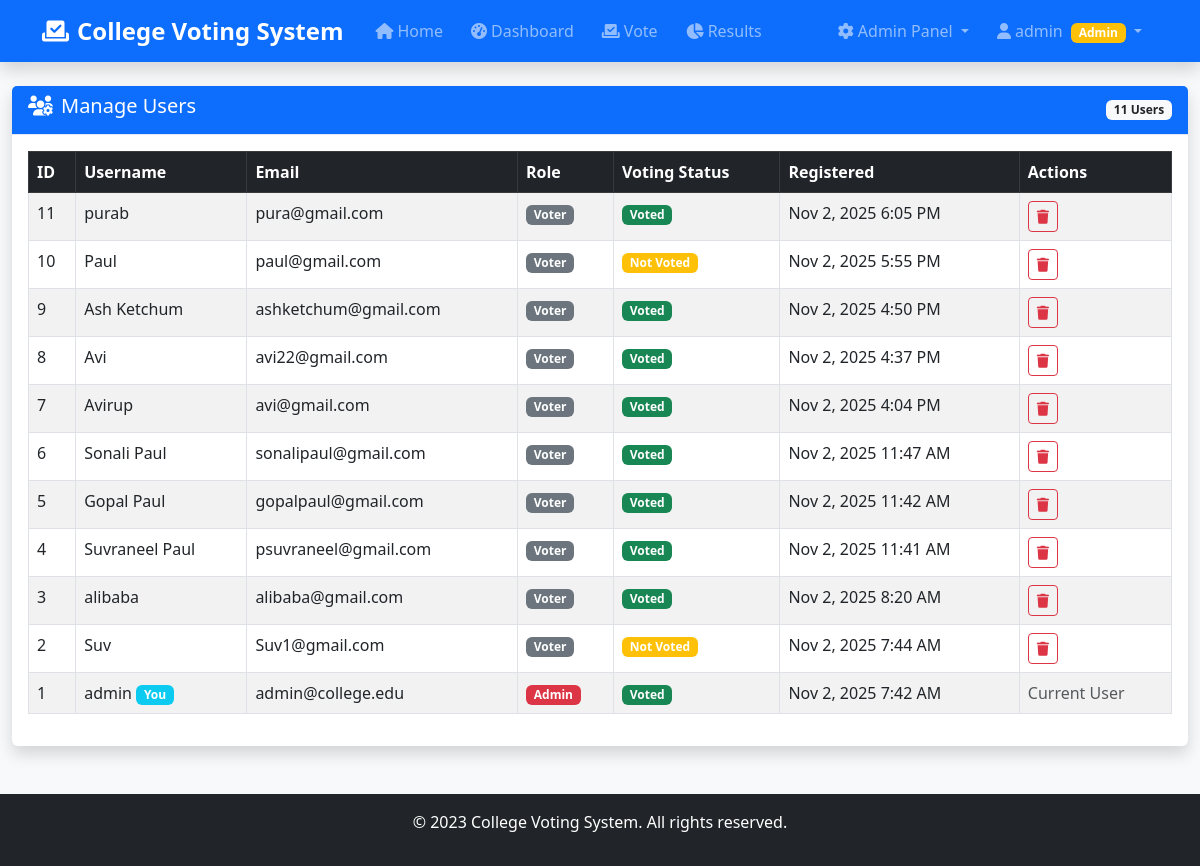
The page /admin/users.php (signed in) on the database its author committed.
### tables this page shows
CREATE TABLE users (
            id INTEGER PRIMARY KEY AUTOINCREMENT,
            username VARCHAR(50) UNIQUE NOT NULL,
            email VARCHAR(100) UNIQUE NOT NULL,
            password VARCHAR(255) NOT NULL,
            role VARCHAR(10) DEFAULT 'voter',
            has_voted BOOLEAN DEFAULT 0,
            created_at DATETIME DEFAULT CURRENT_TIMESTAMP
        );

### admin/users.php (the view, shortened to what this page needs)
<?php
include '../includes/header.php';
include '../config/database.php';
$users = $pdo->query("SELECT * FROM users ORDER BY created_at DESC")->fetchAll();
?>
<div class="container-fluid">
    <div class="card shadow">
        <div class="card-header bg-primary text-white d-flex justify-content-between align-items-center">
            <h5><i class="fas fa-users-cog me-2"></i>Manage Users</h5>
            <span class="badge bg-light text-dark"><?php echo count($users); ?> Users</span>
        </div>
        <div class="card-body">
            <div class="table-responsive">
                <table class="table table-bordered table-striped">
                    <thead class="table-dark">
                        <tr>
                            <th>ID</th>
                            <th>Username</th>
                            <th>Email</th>
                            <th>Role</th>
                            <th>Voting Status</th>
                            <th>Registered</th>
                            <th>Actions</th>
                        </tr>
                    </thead>
                    <tbody>
                        <?php foreach($users as $user): ?>
                            <tr>
                                <td><?php echo $user['id']; ?></td>
                                <td>
                                    <?php echo htmlspecialchars($user['username']); ?>
                                    <?php if($user['id'] == $_SESSION['user_id']): ?>
                                        <span class="badge bg-info">You</span>
                                    <?php endif; ?>
                                </td>
                                <td><?php echo htmlspecialchars($user['email']); ?></td>
                                <td>
                                    <span class="badge <?php echo $user['role'] == 'admin' ? 'bg-danger' : 'bg-secondary'; ?>">
                                        <?php echo ucfirst($user['role']); ?>
                                    </span>
                                </td>
                                <td>
                                    <span class="badge <?php echo $user['has_voted'] ? 'bg-success' : 'bg-warning'; ?>">
                                        <?php echo $user['has_voted'] ? 'Voted' : 'Not Voted'; ?>
                                    </span>
                                </td>
                                <td><?php echo date('M j, Y g:i A', strtotime($user['created_at'])); ?></td>
                                <td>
                                    <?php if($user['id'] != $_SESSION['user_id']): ?>
                                        <a href="?delete=<?php echo $user['id']; ?>"
                                           class="btn btn-sm btn-outline-danger"
                                           onclick="return confirm('Are you sure you want to delete user <?php echo addslashes($user['username']); ?>? This action cannot be undone.')"
                                           title="Delete User">
                                            <i class="fas fa-trash"></i>
                                        </a>
                                    <?php else: ?>
                                        <span class="text-muted">Current User</span>
                                    <?php endif; ?>
                                </td>
                            </tr>
                        <?php endforeach; ?>
                    </tbody>
                </table>
            </div>
        </div>
    </div>
</div>
<?php include '../includes/footer.php'; ?>

### css/style.css (style rules this page uses)
body { background-color: #f8f9fa; font-family: 'Segoe UI', Tahoma, Geneva, Verdana, sans-serif; }
.card { box-shadow: 0 4px 6px rgba(0, 0, 0, 0.1); border: none; margin-bottom: 20px; }
.card-header { background-color: #fff; border-bottom: 1px solid #e3e6f0; font-weight: 600; }

### admin/users.php (style rules this page uses)
.table th { border-top: none; font-weight: 600; }

### rows shown on the page
users: id "11", username "purab", email "pura@gmail.com", role "Voter", has_voted "Voted", created_at "Nov 2, 2025 6:05 PM"
users: id "10", username "Paul", email "paul@gmail.com", role "Voter", has_voted "Not Voted", created_at "Nov 2, 2025 5:55 PM"
users: id "9", username "Ash Ketchum", email "ashketchum@gmail.com", role "Voter", has_voted "Voted", created_at "Nov 2, 2025 4:50 PM"
users: id "8", username "Avi", email "avi22@gmail.com", role "Voter", has_voted "Voted", created_at "Nov 2, 2025 4:37 PM"
users: id "7", username "Avirup", email "avi@gmail.com", role "Voter", has_voted "Voted", created_at "Nov 2, 2025 4:04 PM"
users: id "6", username "Sonali Paul", email "sonalipaul@gmail.com", role "Voter", has_voted "Voted", created_at "Nov 2, 2025 11:47 AM"
users: id "5", username "Gopal Paul", email "gopalpaul@gmail.com", role "Voter", has_voted "Voted", created_at "Nov 2, 2025 11:42 AM"
users: id "4", username "Suvraneel Paul", email "psuvraneel@gmail.com", role "Voter", has_voted "Voted", created_at "Nov 2, 2025 11:41 AM"
users: id "3", username "alibaba", email "alibaba@gmail.com", role "Voter", has_voted "Voted", created_at "Nov 2, 2025 8:20 AM"
users: id "2", username "Suv", email "Suv1@gmail.com", role "Voter", has_voted "Not Voted", created_at "Nov 2, 2025 7:44 AM"
users: id "1", username "admin", shows "You", email "admin@college.edu", role "Admin", has_voted "Voted", created_at "Nov 2, 2025 7:42 AM", shows "Current User"

### other values the page prints
$_SESSION['username'] "admin"
count($users) "11"
